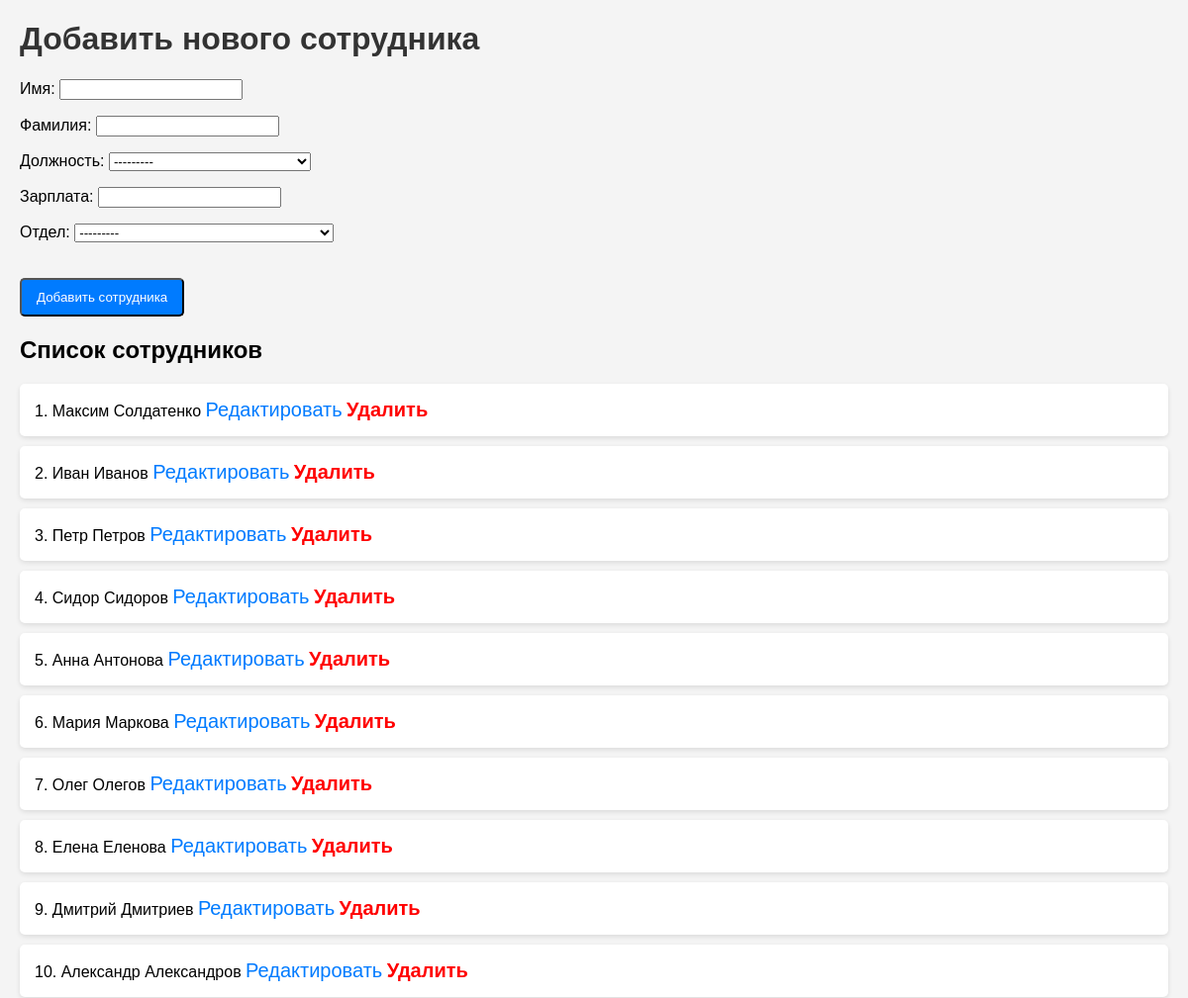
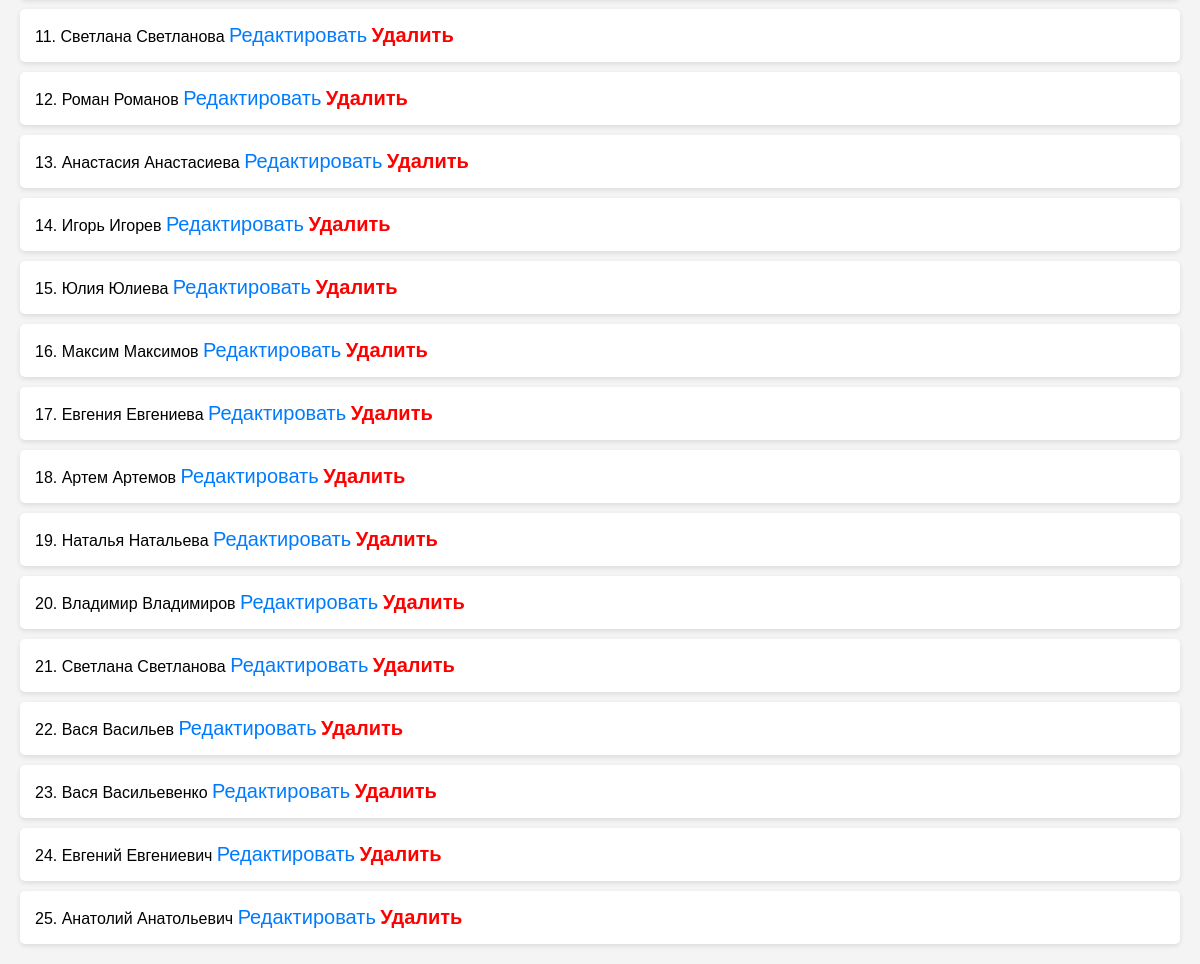
The page / on the database its author committed (2 pictures, top to bottom).
### app/models.py (models this page shows, shortened)
class Employees(models.Model):
    first_name = models.CharField(max_length=255, verbose_name='Имя')
    last_name = models.CharField(max_length=255, verbose_name='Фамилия')
    position = models.ForeignKey('Positions', on_delete=models.CASCADE, verbose_name='Должность', null=True, blank=True)
    department = models.ForeignKey(Departments, on_delete=models.CASCADE, verbose_name='Отдел', related_name='employees', null=True, blank=True)
    reports = models.ManyToManyField('Reports', verbose_name='Отчеты', blank=True)
    salary = models.IntegerField(verbose_name='Зарплата', blank=True)

### app/views.py (the view)
# urls.py: 2. Add a URL to urlpatterns:  path('', views.home, name='home')
def home(request):
    if request.method == 'POST':
        form = EmployeeForm(request.POST)
        if form.is_valid():
            employee = form.save(commit=False)
            employee.save()
            return redirect('/')
    else:
        form = EmployeeForm()
    employees = Employees.objects.all()
    return render(request, 'index.html', {'form': form, 'employees': employees})

### app/forms.py
class EmployeeForm(forms.ModelForm):
    class Meta:
        model = Employees
        fields = ('first_name', 'last_name', 'position', 'salary', 'department')

### app/models.py (called while the page is built)
    def __str__(self):
        return self.name

    def __str__(self):
        return self.name

### app/templates/index.html (shortened to what this page needs)
{% load static %}
<!DOCTYPE html>
<html lang="en">
<head>
    <link rel="stylesheet" href="{% static 'css/style2.css' %}">
</head>
<body>
    <h1>Добавить нового сотрудника</h1>
    <form action="" method="post">
        {{ form.as_p }}
        <input type="submit" value="Добавить сотрудника" class="button">
    </form>
    <h2>Список сотрудников</h2>
<ul>
    {% for employee in employees %}
        <li>
            {{ employee.id }}. {{ employee.first_name }} {{ employee.last_name }}
            <a href="{% url 'employee_edit' employee.id %}">Редактировать</a>
            <a class='delete' href="{% url 'employee_delete' employee.id %}">Удалить</a>
        </li>
    {% empty %}
        <li>Нет сотрудников.</li>
    {% endfor %}
</ul>
</body>
</html>

### app/static/css/style2.css (style rules this page uses)
body { font-family: Arial, sans-serif; margin: 20px; background-color: #f4f4f4; }
h1 { color: #333; }
ul { list-style-type: none; padding: 0; }
li { background: #fff; margin: 10px 0; padding: 15px; border-radius: 5px; box-shadow: 0 2px 5px rgba(0, 0, 0, 0.1); }
a { margin-top: 10px; font-size: 20px; text-decoration: none; color: #007BFF; }
.delete { color: red !important; font-weight: bold; }
.button { display: inline-block; padding: 10px 15px; margin-top: 20px; background-color: #007BFF; color: white; text-align: center; border-radius: 5px; text-decoration: none; cursor: pointer; }

### rows shown on the page
Employees: id "1", first_name "Максим", last_name "Солдатенко"
Employees: id "2", first_name "Иван", last_name "Иванов"
Employees: id "3", first_name "Петр", last_name "Петров"
Employees: id "4", first_name "Сидор", last_name "Сидоров"
Employees: id "5", first_name "Анна", last_name "Антонова"
Employees: id "6", first_name "Мария", last_name "Маркова"
Employees: id "7", first_name "Олег", last_name "Олегов"
Employees: id "8", first_name "Елена", last_name "Еленова"
Employees: id "9", first_name "Дмитрий", last_name "Дмитриев"
Employees: id "10", first_name "Александр", last_name "Александров"
Employees: id "11", first_name "Светлана", last_name "Светланова"
Employees: id "12", first_name "Роман", last_name "Романов"
Employees: id "13", first_name "Анастасия", last_name "Анастасиева"
Employees: id "14", first_name "Игорь", last_name "Игорев"
Employees: id "15", first_name "Юлия", last_name "Юлиева"
Employees: id "16", first_name "Максим", last_name "Максимов"
Employees: id "17", first_name "Евгения", last_name "Евгениева"
Employees: id "18", first_name "Артем", last_name "Артемов"
Employees: id "19", first_name "Наталья", last_name "Натальева"
Employees: id "20", first_name "Владимир", last_name "Владимиров"
Employees: id "21", first_name "Светлана", last_name "Светланова"
Employees: id "22", first_name "Вася", last_name "Васильев"
Employees: id "23", first_name "Вася", last_name "Васильевенко"
Employees: id "24", first_name "Евгений", last_name "Евгениевич"
Employees: id "25", first_name "Анатолий", last_name "Анатольевич"
